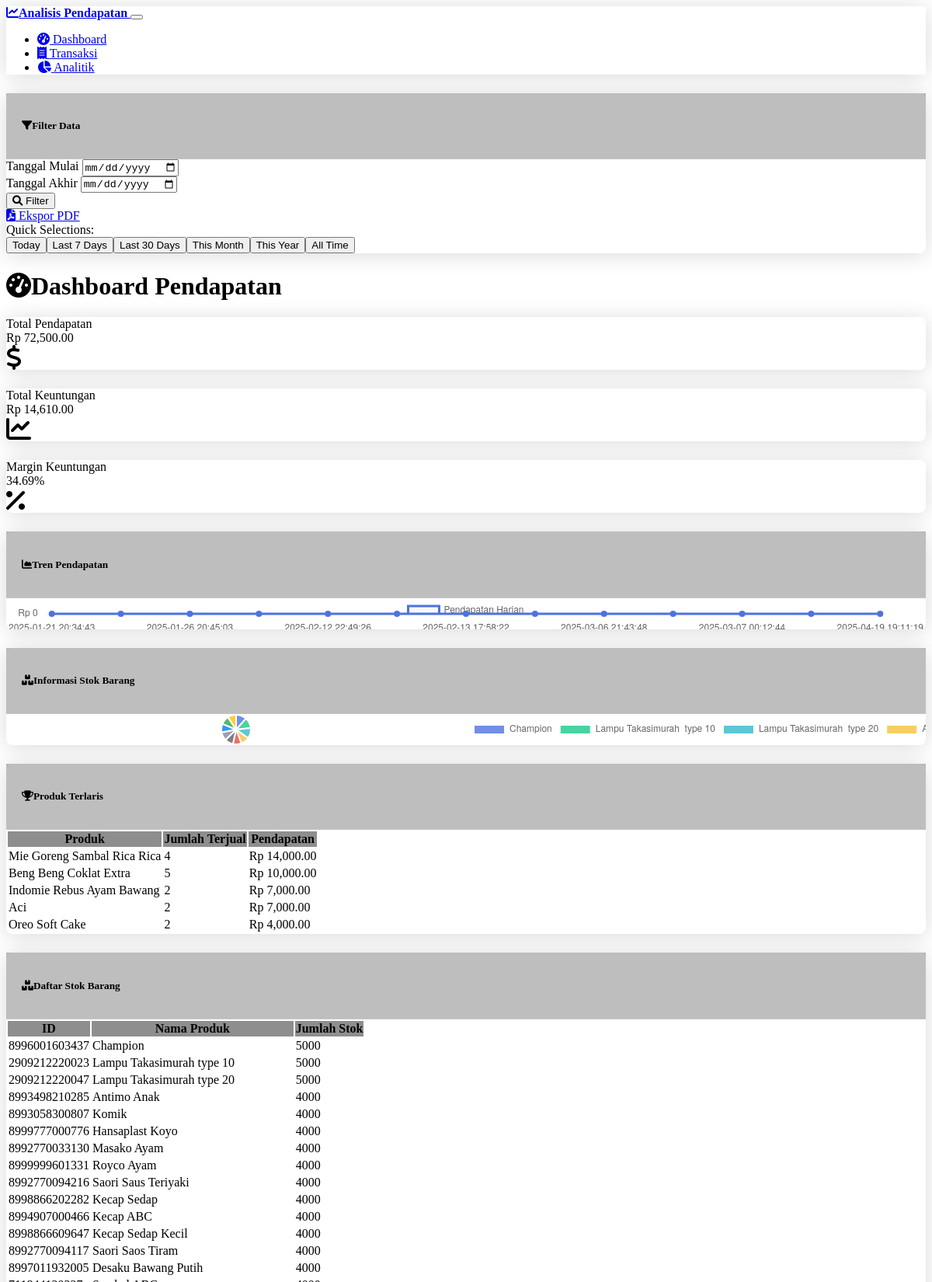
The page / (upper part) on the database its author committed.
### tables this page shows
CREATE TABLE barang (id TEXT PRIMARY KEY, nama TEXT NOT NULL, harga REAL NOT NULL, harga_beli REAL NULL, jumlah INTEGER NOT NULL);

### routes.py (the view)
@app.route('/')
def index():
    start_date = request.args.get('start_date')
    end_date = request.args.get('end_date')
    summary = get_summary_stats(start_date, end_date)
    daily_revenue = get_daily_revenue(start_date, end_date)
    product_sales = get_product_sales()
    product_stock = get_product_stock()
    chart_labels = [row['tanggal'] for row in daily_revenue] if daily_revenue else []
    chart_data = [float(row['daily_revenue']) for row in daily_revenue] if daily_revenue else []
    stock_labels = [row['nama_produk'] for row in product_stock[:10]] if product_stock else []
    stock_data = [int(row['jumlah']) for row in product_stock[:10]] if product_stock else []
    top_products = product_sales[:5] if product_sales else []
    return render_template(
        'index.html',
        summary=summary,
        chart_labels=chart_labels,
        chart_data=chart_data,
        category_labels=stock_labels,  # renamed but used for stock data
        category_data=stock_data,      # renamed but used for stock data
        top_products=top_products,
        product_stock=product_stock,
        start_date=start_date,
        end_date=end_date
    )

### database.py (called while the page is built, shortened)
def get_db():
    db = getattr(g, '_database', None)
    if db is None:
        db = g._database = sqlite3.connect(DATABASE)
        db.row_factory = sqlite3.Row
    return db

def init_db(app):
    @app.teardown_appcontext
    def close_connection(exception):
        db = getattr(g, '_database', None)
        if db is not None:
            db.close()

def query_db(query, args=(), one=False):
    cur = get_db().execute(query, args)
    rv = cur.fetchall()
    cur.close()
    return (rv[0] if rv else None) if one else rv

def get_product_stock():
    return query_db("SELECT id, nama as nama_produk, jumlah FROM barang ORDER BY jumlah DESC")

def get_daily_revenue(start_date=None, end_date=None):
    query = """
    SELECT tanggal, SUM(total) as daily_revenue
    FROM transaksi_log
    """
    params = []
    if start_date and end_date:
        query += " WHERE tanggal >= ? AND tanggal <= ?"
        params.extend([start_date, end_date])
    elif start_date:
        query += " WHERE tanggal >= ?"
        params.append(start_date)
    elif end_date:
        query += " WHERE tanggal <= ?"
        params.append(end_date)
    query += " GROUP BY tanggal ORDER BY tanggal"
    return query_db(query, params)

def get_product_sales():
    query = """
    SELECT b.nama as nama_produk,
           SUM(dt.jumlah) as total_quantity,
           SUM(dt.jumlah * dt.harga) as total_revenue
    FROM detail_transaksi dt
    JOIN barang b ON dt.id_barang = b.id
    GROUP BY b.id, b.nama
    ORDER BY total_revenue DESC
    LIMIT 5
    """
    try:
        result = query_db(query)
        if not result:
            return [{'nama_produk': 'N/A', 'total_quantity': 0, 'total_revenue': 0.0} for _ in range(5)]
        while len(result) < 5:
            result.append({'nama_produk': 'N/A', 'total_quantity': 0, 'total_revenue': 0.0})
        return result
    except Exception as e:
        print(f"Error getting product sales: {e}")
        return []
    except Exception as e:
        print(f"Error getting product sales: {e}")
        return []

def get_summary_stats(start_date=None, end_date=None):
    profit_data = get_profit_data(start_date, end_date)
    df = pd.DataFrame([dict(row) for row in profit_data])
    return {
        'total_revenue': df['revenue'].sum(),
        'total_cost': df['cost'].sum(),
        'total_profit': df['profit'].sum(),
        'average_profit_margin': df['profit_margin'].mean(),
        'transaction_count': len(df)
    }

### templates/index.html (shortened to what this page needs)
{% extends 'base.html' %}
{% block content %}
<div class="row mb-4">
    <div class="col-12">
        <h1 class="display-5 mb-4"><i class="fas fa-tachometer-alt me-2"></i>Dashboard Pendapatan</h1>
    </div>
</div>
<div class="row mb-4">
    <div class="col-md-4 mb-3">
        <div class="card border-left-primary h-100 py-2">
            <div class="card-body">
                <div class="row no-gutters align-items-center">
                    <div class="col mr-2">
                        <div class="text-xs font-weight-bold text-primary text-uppercase mb-1">Total Pendapatan</div>
                        <div class="h4 mb-0 font-weight-bold">Rp {{ "{:,.2f}".format(summary.total_revenue) }}</div>
                    </div>
                    <div class="col-auto">
                        <i class="fas fa-dollar-sign fa-2x text-gray-300"></i>
                    </div>
                </div>
            </div>
        </div>
    </div>
    <div class="col-md-4 mb-3">
        <div class="card border-left-success h-100 py-2">
            <div class="card-body">
                <div class="row no-gutters align-items-center">
                    <div class="col mr-2">
                        <div class="text-xs font-weight-bold text-success text-uppercase mb-1">Total Keuntungan</div>
                        <div class="h4 mb-0 font-weight-bold">Rp {{ "{:,.2f}".format(summary.total_profit) }}</div>
                    </div>
                    <div class="col-auto">
                        <i class="fas fa-chart-line fa-2x text-gray-300"></i>
                    </div>
                </div>
            </div>
        </div>
    </div>
    <div class="col-md-4 mb-3">
        <div class="card border-left-info h-100 py-2">
            <div class="card-body">
                <div class="row no-gutters align-items-center">
                    <div class="col mr-2">
                        <div class="text-xs font-weight-bold text-info text-uppercase mb-1">Margin Keuntungan</div>
                        <div class="h4 mb-0 font-weight-bold">{{ "{:.2f}%".format(summary.average_profit_margin) }}</div>
                    </div>
                    <div class="col-auto">
                        <i class="fas fa-percentage fa-2x text-gray-300"></i>
                    </div>
                </div>
            </div>
        </div>
    </div>
</div>
<div class="row mb-4">
    <div class="col-md-8 mb-4">
        <div class="card">
            <div class="card-header">
                <h5 class="mb-0"><i class="fas fa-chart-area me-2"></i>Tren Pendapatan</h5>
            </div>
            <div class="card-body">
                <canvas id="revenueChart" width="100%" height="40"></canvas>
            </div>
        </div>
    </div>
    <div class="col-md-4 mb-4">
        <div class="card">
            <div class="card-header">
                <h5 class="mb-0"><i class="fas fa-boxes me-2"></i>Informasi Stok Barang</h5>
            </div>
            <div class="card-body">
                <canvas id="stockChart" width="100%" height="40"></canvas>
            </div>
        </div>
    </div>
</div>
<div class="row mb-4">
    <div class="col-12">
        <div class="card">
            <div class="card-header">
                <h5 class="mb-0"><i class="fas fa-trophy me-2"></i>Produk Terlaris</h5>
            </div>
            <div class="card-body">
                <div class="table-responsive">
                    <table class="table table-hover">
                        <thead>
                            <tr>
                                <th>Produk</th>
                                <th>Jumlah Terjual</th>
                                <th>Pendapatan</th>
                            </tr>
                        </thead>
                        <tbody>
                            {% for product in top_products %}
                            <tr>
                                <td>{{ product.nama_produk }}</td>
                                <td>{{ product.total_quantity }}</td>
                                <td>Rp {{ "{:,.2f}".format(product.total_revenue) }}</td>
                            </tr>
                            {% endfor %}
                        </tbody>
                    </table>
                </div>
            </div>
        </div>
    </div>
</div>
<div class="row mb-4">
    <div class="col-12">
        <div class="card">
            <div class="card-header">
                <h5 class="mb-0"><i class="fas fa-boxes me-2"></i>Daftar Stok Barang</h5>
            </div>
            <div class="card-body">
                <div class="table-responsive">
                    <table class="table table-hover">
                        <thead>
                            <tr>
                                <th>ID</th>
                                <th>Nama Produk</th>
                                <th>Jumlah Stok</th>
                            </tr>
                        </thead>
                        <tbody>
                            {% for item in product_stock %}
                            <tr>
                                <td>{{ item.id }}</td>
                                <td>{{ item.nama_produk }}</td>
                                <td class="{% if item.jumlah < 10 %}text-danger{% elif item.jumlah < 30 %}text-warning{% else %}text-success{% endif %}">
                                    {{ item.jumlah }}
                                </td>
                            </tr>
                            {% endfor %}
                        </tbody>
                    </table>
                </div>
            </div>
        </div>
    </div>
</div>
{% endblock %}
{% block scripts %}
<script>
    // Revenue chart data
    const revenueChartLabels = {{ chart_labels|tojson }};
    const revenueChartData = {{ chart_data|tojson }};
    // Category chart data
    const categoryChartLabels = {{ category_labels|tojson }};
    const categoryChartData = {{ category_data|tojson }};
    // Initialize charts when DOM is loaded
    document.addEventListener('DOMContentLoaded', function() {
        // Create revenue chart
        createLineChart('revenueChart', revenueChartLabels, revenueChartData, 'Pendapatan Harian');
        // Create stock pie chart
        createPieChart('stockChart', categoryChartLabels, categoryChartData);
    });
</script>
{% endblock %}

### static/css/custom.css (style rules this page uses)
.card { border-radius: 0.5rem; box-shadow: 0 0.15rem 1.75rem 0 rgba(0, 0, 0, 0.15); margin-bottom: 1.5rem; }
.card-header { background-color: rgba(40, 40, 40, 0.3); border-bottom: 1px solid rgba(255, 255, 255, 0.1); padding: 0.75rem 1.25rem; }
.border-left-primary { border-left: 0.25rem solid var(--bs-primary) !important; }
.border-left-success { border-left: 0.25rem solid var(--bs-success) !important; }
.border-left-info { border-left: 0.25rem solid var(--bs-info) !important; }
.table-responsive { overflow-x: auto; -webkit-overflow-scrolling: touch; }
.table th { font-weight: 600; background-color: rgba(30, 30, 30, 0.5); }
canvas { max-width: 100%; }

### rows shown on the page
barang: nama_produk "Mie Goreng Sambal Rica Rica", total_quantity "4", total_revenue "14,000.00"
barang: nama_produk "Beng Beng Coklat Extra", total_quantity "5", total_revenue "10,000.00"
barang: nama_produk "Indomie Rebus Ayam Bawang", total_quantity "2", total_revenue "7,000.00"
barang: nama_produk "Aci", total_quantity "2", total_revenue "7,000.00"
barang: nama_produk "Oreo Soft Cake", total_quantity "2", total_revenue "4,000.00"
barang: id "8996001603437", nama_produk "Champion", jumlah "5000"
barang: id "2909212220023", nama_produk "Lampu Takasimurah type 10", jumlah "5000"
barang: id "2909212220047", nama_produk "Lampu Takasimurah type 20", jumlah "5000"
barang: id "8993498210285", nama_produk "Antimo Anak", jumlah "4000"
barang: id "8993058300807", nama_produk "Komik", jumlah "4000"
barang: id "8999777000776", nama_produk "Hansaplast Koyo", jumlah "4000"
barang: id "8992770033130", nama_produk "Masako Ayam", jumlah "4000"
barang: id "8999999601331", nama_produk "Royco Ayam", jumlah "4000"
barang: id "8992770094216", nama_produk "Saori Saus Teriyaki", jumlah "4000"
barang: id "8998866202282", nama_produk "Kecap Sedap", jumlah "4000"
barang: id "8994907000466", nama_produk "Kecap ABC", jumlah "4000"
barang: id "8998866609647", nama_produk "Kecap Sedap Kecil", jumlah "4000"
barang: id "8992770094117", nama_produk "Saori Saos Tiram", jumlah "4000"
barang: id "8997011932005", nama_produk "Desaku Bawang Putih", jumlah "4000"

### other values the page prints
{{ "{:,.2f}".format(summary.total_revenue) }} "72,500.00"
{{ "{:,.2f}".format(summary.total_profit) }} "14,610.00"
{{ "{:.2f}%".format(summary.average_profit_margin) }} "34.69%"
